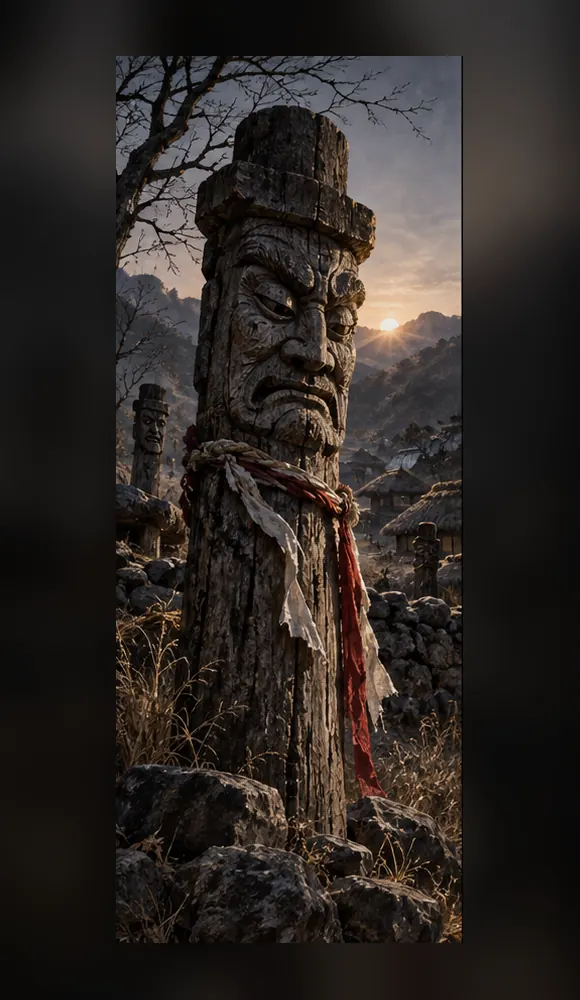
#> input picture assets/cards-v63/C001.webp, 580 x 1000 px; its folder holds only this picture in this run
$ python build_card_contact_v63.py
#> lines starting #> are read from the running program, lines starting #| are printed output that depends on the picture
from pathlib import Path
from PIL import Image, ImageDraw

ROOT = Path(__file__).resolve().parents[1]
CARD_DIR = ROOT / "assets" / "cards-v63"
CELL_W, CELL_H = 116, 214
COLS, ROWS = 10, 13

canvas = Image.new("RGB", (COLS * CELL_W, ROWS * CELL_H), "#07090b")
draw = ImageDraw.Draw(canvas)
for number in range(1, 126):
    card_id = f"C{number:03d}"
    image = Image.open(CARD_DIR / f"{card_id}.webp").convert("RGB")
#> image is the input picture: PIL image 580x1000 RGB; mean R, G, B 45.9, 40.1, 36.7
    image.thumbnail((104, 180), Image.Resampling.LANCZOS)
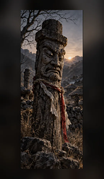
#> image: PIL image 104x179 RGB; mean R, G, B 46, 40.1, 36.8
    col, row = (number - 1) % COLS, (number - 1) // COLS
    x, y = col * CELL_W + 6, row * CELL_H + 6
    canvas.paste(image, (x + (104 - image.width) // 2, y))
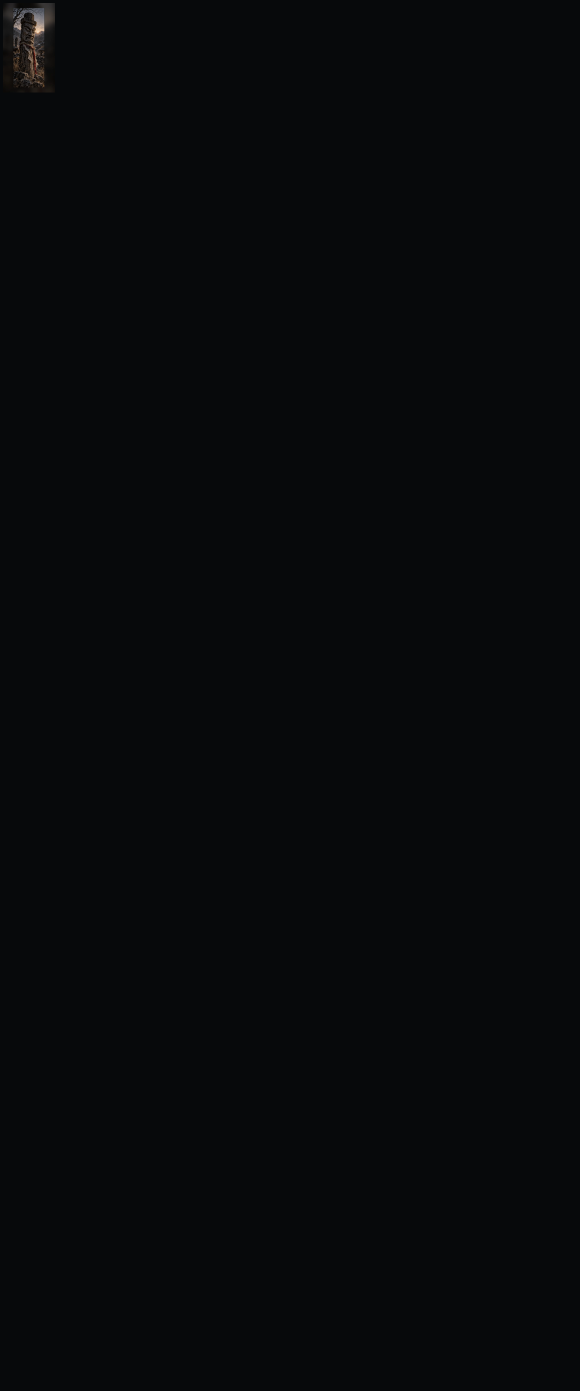
#> canvas: PIL image 1160x2782 RGB (shown at 1/2 size); mean R, G, B 7.2, 9.2, 11.1
#> (the run stopped early here; a loop or call above may not have finished)
